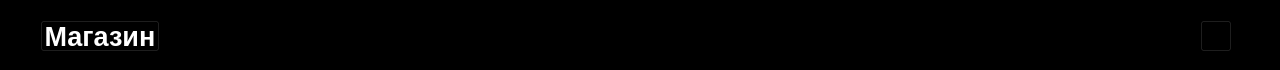
<?xml version="1.0" encoding="UTF-8"?>
<ui version="4.0">
 <class>Form</class>
 <widget class="QWidget" name="Form">
  <property name="geometry">
   <rect>
    <x>0</x>
    <y>0</y>
    <width>1280</width>
    <height>70</height>
   </rect>
  </property>
  <property name="windowTitle">
   <string>Form</string>
  </property>
  <property name="styleSheet">
   <string notr="true">background: #000000

</string>
  </property>
  <widget class="QFrame" name="frame">
   <property name="geometry">
    <rect>
     <x>0</x>
     <y>0</y>
     <width>1280</width>
     <height>70</height>
    </rect>
   </property>
   <property name="frameShape">
    <enum>QFrame::StyledPanel</enum>
   </property>
   <property name="frameShadow">
    <enum>QFrame::Raised</enum>
   </property>
   <widget class="QPushButton" name="cartBtn">
    <property name="geometry">
     <rect>
      <x>1200</x>
      <y>20</y>
      <width>32</width>
      <height>32</height>
     </rect>
    </property>
    <property name="styleSheet">
     <string notr="true">backgroud: black</string>
    </property>
    <property name="text">
     <string/>
    </property>
    <property name="icon">
     <iconset>
      <normaloff>icon.svg</normaloff>icon.svg</iconset>
    </property>
    <property name="iconSize">
     <size>
      <width>32</width>
      <height>32</height>
     </size>
    </property>
   </widget>
   <widget class="QPushButton" name="shopBtn">
    <property name="geometry">
     <rect>
      <x>40</x>
      <y>20</y>
      <width>120</width>
      <height>32</height>
     </rect>
    </property>
    <property name="font">
     <font>
      <pointsize>20</pointsize>
      <weight>75</weight>
      <bold>true</bold>
     </font>
    </property>
    <property name="styleSheet">
     <string notr="true">color: #ffffff</string>
    </property>
    <property name="text">
     <string>Магазин</string>
    </property>
   </widget>
  </widget>
 </widget>
 <resources/>
 <connections/>
</ui>
